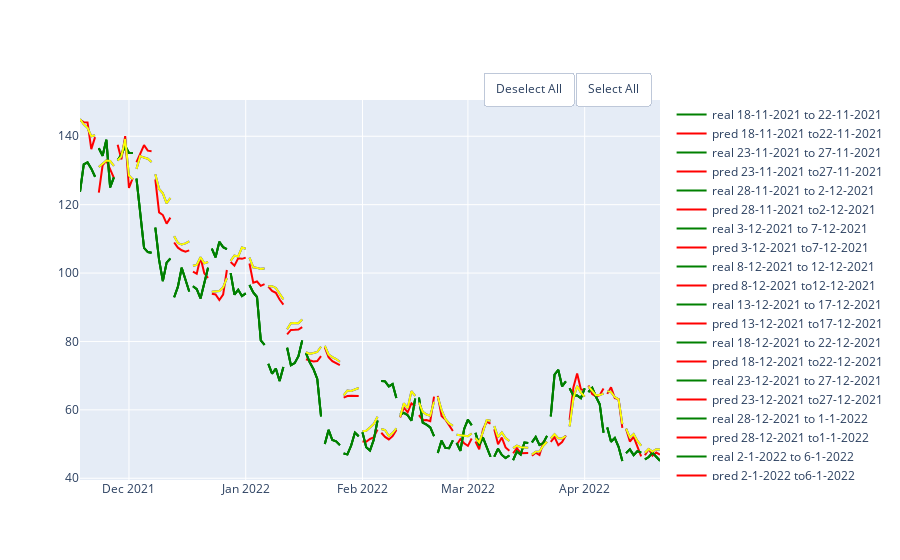

The notebook cell saved with this chart:
### Code cell
rf_auto = RandomForestRegressor(random_state=10,criterion='mse', max_depth=5, max_features='auto')
rf_sqrt = RandomForestRegressor(random_state=10,criterion='mse', max_depth=5, max_features='sqrt')
rf_log2 = RandomForestRegressor(random_state=10,criterion='mse', max_depth=5,max_features='log2' )
df = pd.DataFrame(columns = ['MAE', 'MSE','RMSE', 'R2'], index = ['auto','sqrt', 'log2'])
show_results(df, df_axs,'close',100,5,rf_auto, rf_sqrt,rf_log2)
